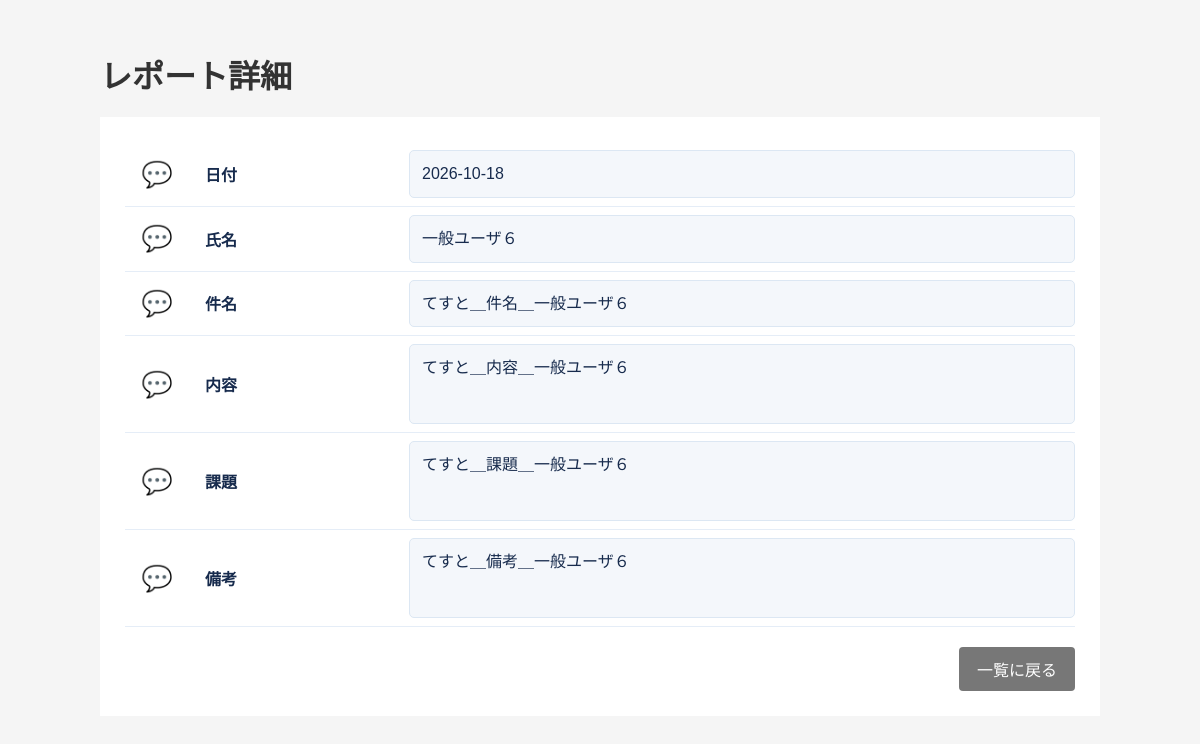
Screenshot of /detail.php?id=3 (signed in) with the database file from the repository.
### tables this page shows
CREATE TABLE reports (
    id INTEGER PRIMARY KEY AUTOINCREMENT,
    user_id INTEGER NOT NULL,
    report_date TEXT NOT NULL,
    name TEXT NOT NULL,
    subject TEXT NOT NULL,
    content TEXT,
    issues TEXT,
    remarks TEXT,
    created_at TEXT NOT NULL,
    updated_at TEXT NOT NULL,
    FOREIGN KEY (user_id)
        REFERENCES users(id)
        ON DELETE RESTRICT
);

### lib/functions.php (called while the page is built)
<?php
function h($value)
{
    return htmlspecialchars(
        $value ?? '',
        ENT_QUOTES,
        'UTF-8'
    );
}

### public/detail.php (the view, shortened to what this page needs)
<?php
require_once __DIR__ . '/../config/database.php';
require_once __DIR__ . '/../lib/functions.php';
$id = filter_input(INPUT_GET, 'id', FILTER_VALIDATE_INT);
$stmt = $pdo->prepare(
    'SELECT *
     FROM reports
     WHERE id = :id'
);
$stmt->execute([
    ':id' => $id,
]);
$report = $stmt->fetch();
$fields = [
    'report_date' => '日付',
    'name'        => '氏名',
    'subject'     => '件名',
    'content'     => '内容',
    'issues'      => '課題',
    'remarks'     => '備考',
];
$commentsByField = [];
foreach ($fields as $fieldName => $label) {
    $commentsByField[$fieldName] = [];
}
?>
<!DOCTYPE html>
<html lang="ja">
<head>
    <link rel="stylesheet" href="css/style.css">
</head>
<body>
<div class="container">
    <h1>レポート詳細</h1>
    <div class="form-container">
        <?php foreach ($fields as $fieldName => $label): ?>
            <?php
            $multilineFields = [
                'content',
                'issues',
                'remarks',
            ];
            $valueClass = in_array(
                $fieldName,
                $multilineFields,
                true
            )
                ? 'detail-value multiline'
                : 'detail-value';
            $commentCount = count($commentsByField[$fieldName]);
            $hasComments = $commentCount > 0;
            ?>
            <div class="detail-row">
                <div class="detail-icon-column">
                    <div class="comment-wrapper">
                        <button
                            type="button"
                            class="comment-icon<?= $hasComments ? ' has-comments' : '' ?>"
                            data-comment-target="comments-<?= h($fieldName) ?>"
                            aria-controls="comments-<?= h($fieldName) ?>"
                            aria-expanded="false"
                            aria-label="<?= h($label) ?>のコメント<?= $hasComments ? ' ' . $commentCount . '件' : 'なし' ?>"
                            title="<?= h($label) ?>のコメント<?= $hasComments ? '：' . $commentCount . '件' : '（なし）' ?>"
                        >
                            💬
                        </button>
                    </div>
                </div>
                <div class="detail-title-column">
                    <?= h($label) ?>
                </div>
                <div class="detail-content-column">
                    <div class="<?= h($valueClass) ?>"><?= h($report[$fieldName] ?? '') ?></div>
                </div>
            </div>
        <?php endforeach; ?>
        <div class="detail-actions">
            <a
                href="index.php"
                class="back-button"
            >
                一覧に戻る
            </a>
        </div>
    </div>
</div>
</body>
</html>

### public/css/style.css (style rules this page uses)
body { font-family: sans-serif; margin: 0; padding: 30px; background-color: #f5f5f5; color: #333; }
.container { max-width: 1000px; margin: 0 auto; }
h1 { margin-bottom: 20px; }
.form-container { background-color: white; padding: 25px; }
button, .button, .back-button { display: inline-block; padding: 10px 18px; font-size: 16px; border-radius: 4px; text-decoration: none; cursor: pointer; }
button, .button { border: none; background-color: #1976d2; color: white; }
.back-button { margin-left: 10px; background-color: #777; color: white; }

### public/detail.php (style rules this page uses)
.detail-row { display: grid; grid-template-columns: 64px 220px minmax(0, 1fr); align-items: stretch; padding: 8px 0; border-bottom: 1px solid #e5edf7; }
.detail-icon-column { display: flex; align-items: center; justify-content: center; min-width: 0; }
.detail-title-column { display: flex; align-items: center; min-width: 0; padding: 0 16px; font-weight: bold; color: #172b4d; }
.detail-content-column { min-width: 0; }
.comment-wrapper { position: relative; display: inline-flex; align-items: center; justify-content: center; }
button.comment-icon { display: inline-flex; align-items: center; justify-content: center; gap: 3px; width: 52px; min-width: 36px; height: 36px; padding: 0 2px; border: none; border-radius: 0; background: transparent; color: #9aa5b1; font-size: 25px; line-height: 1; cursor: pointer; }
.detail-value { box-sizing: border-box; width: 100%; min-height: 44px; padding: 10px 12px; border: 1px solid #dce7f3; border-radius: 5px; background: #f4f7fb; overflow-wrap: anywhere; white-space: pre-wrap; color: #172b4d; line-height: 1.6; }
.detail-value.multiline { min-height: 80px; }
.detail-actions { display: flex; justify-content: flex-end; align-items: center; gap: 12px; margin-top: 20px; }

### rows the page displays
reports: report_date "2026-10-18", name "一般ユーザ６", subject "てすと＿件名＿一般ユーザ６", content "てすと＿内容＿一般ユーザ６", issues "てすと＿課題＿一般ユーザ６", remarks "てすと＿備考＿一般ユーザ６"

### other values shown
$label "日付"
$label "氏名"
$label "件名"
$label "内容"
$label "課題"
$label "備考"
